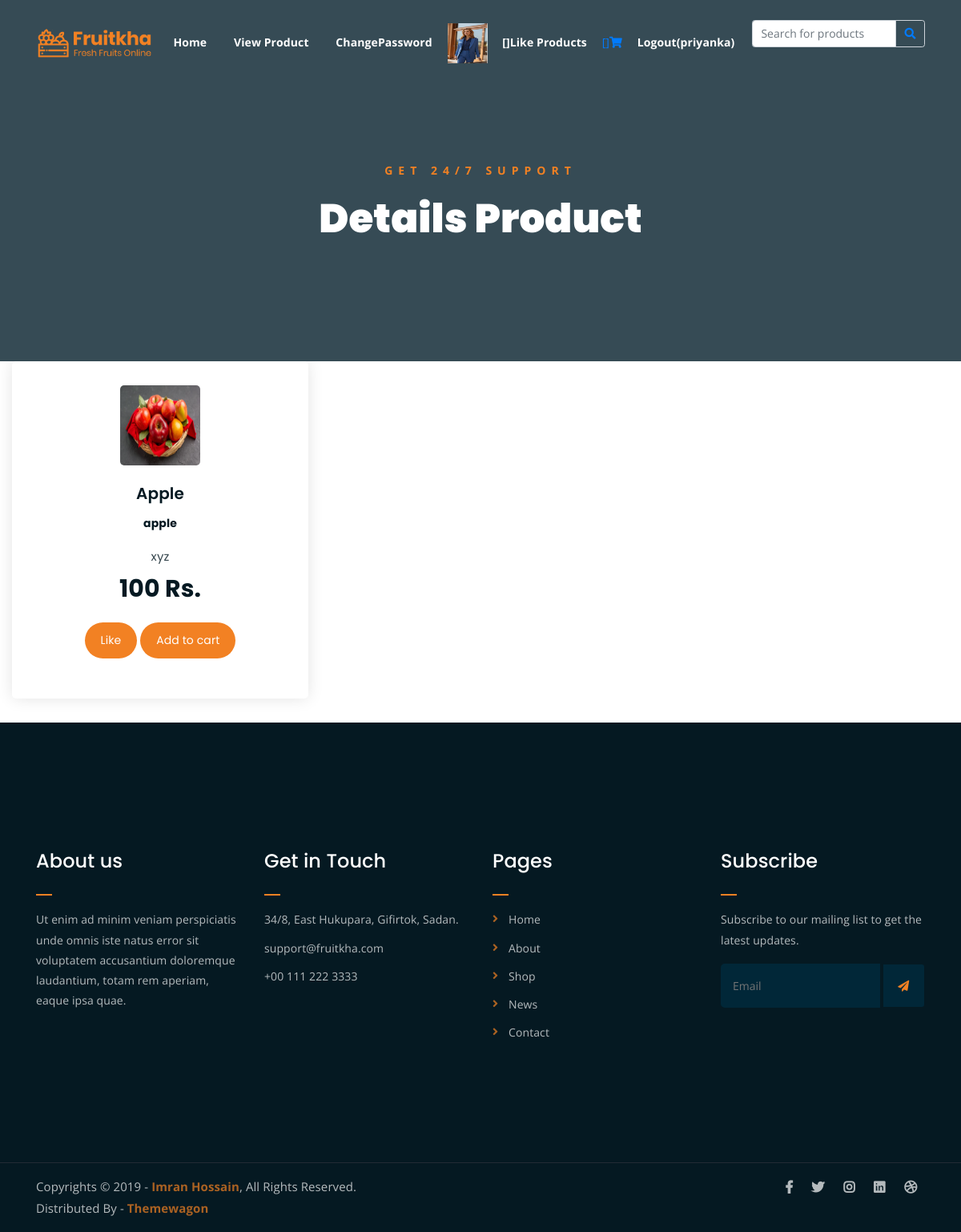
Screenshot of /details/3/ (signed in) with the database file from the repository.
### myapp/models.py (models this page shows, shortened)
class User(models.Model):
    usertype=models.CharField(max_length=20,default="buyer")
    email=models.EmailField()
    name=models.CharField(max_length=20)
    mobile=models.PositiveIntegerField()
    password=models.CharField(max_length=20)
    profile=models.ImageField(default="",upload_to="picture/")

class Addproduct(models.Model):
    category=(
        ("apple","apple"),
        ("banana","banana"),
        ("kiwi","kiwi"),
        ("cherry","cherry"),
        ("mango","mango"),
        ("grapes","grapes"),
    )
    pcategory=models.CharField(max_length=20,choices=category,null=True)
    seller=models.ForeignKey(User,on_delete=models.CASCADE)
    pname=models.CharField(max_length=100)
    pbrand=models.CharField(max_length=100)
    pdesc=models.CharField(max_length=200)
    pprice=models.PositiveIntegerField()
    pimg=models.ImageField(default="",upload_to="addpicture/")

### myapp/views.py (the view)
# urls.py: path('details/<int:pk>/',views.details,name='details'),
def details(request,pk):
    try:
        w = False
        w1 = False
        user=User.objects.get(email=request.session['email'])
        product=Addproduct.objects.get(pk=pk)
        try :
            Like.objects.get(user=user,product=product)
            w =True
        except:
            pass
        try :
            Cart.objects.get(user=user,product=product)
            w1 =True
        except:
            pass
        return render(request,'details.html',{'product':product,'w':w,'w1':w1})
    except:
        product=Addproduct.objects.get(pk=pk)
        return render(request,"details.html",{'product':product})

### myapp/templates/details.html (shortened to what this page needs)
{% extends 'header.html' %}
{% load static %}
{% block content %}
	<div class="breadcrumb-section breadcrumb-bg">
		<div class="container">
			<div class="row">
				<div class="col-lg-8 offset-lg-2 text-center">
					<div class="breadcrumb-text">
						<p>Get 24/7 Support</p>
						<h1>Details Product</h1>
					</div>
				</div>
			</div>
		</div>
	</div>
	<div class="col-lg-4 col-md-6 text-center strawberry" >
        <div class="single-product-item" >
            <div class="product-image">
                <a href=""><img src="{{product.pimg.url}}" style="height:100px; width:100px;" alt=""></a>
            </div>
            <h3>{{product.pname}}</h3>
			<h6>{{product.pcategory}}</h6>
            <p class="product-price"><span>{{product.pbrand}}</span> {{product.pprice}} Rs. </p>
			{% if w == True %}
			<a href="{% url 'dlike' pk=i.product.pk %}" class="cart-btn"></i>Remove Like </a>
            {% else %}
            <a href="{% url 'addlike' pk=product.pk %}" class="cart-btn"></i> Like </a>
            {% endif %}
            <a href="{% url 'add_to_cart' product.pk %}" class="cart-btn"></i> Add to cart </a>
        </div>
    </div>
{% endblock %}

### myapp/templates/header.html (shortened to what this page needs)
{% load static %}
<!DOCTYPE html>
<html lang="en">
<head>
	<link rel="stylesheet" href="{% static 'assets/css/all.min.css' %}">
	<link rel="stylesheet" href="{% static 'assets/bootstrap/css/bootstrap.min.css' %}">
	<link rel="stylesheet" href="{% static 'assets/css/owl.carousel.css' %}">
	<link rel="stylesheet" href="{% static 'assets/css/magnific-popup.css' %}">
	<link rel="stylesheet" href="{% static 'assets/css/animate.css' %}">
	<link rel="stylesheet" href="{% static 'assets/css/meanmenu.min.css' %}">
	<link rel="stylesheet" href="{% static 'assets/css/main.css' %}">
	<link rel="stylesheet" href="{% static 'assets/css/responsive.css' %}">
</head>
<body>
	<div class="top-header-area" id="sticker">
		<div class="container">
			<div class="row">
				<div class="col-lg-12 col-sm-12 text-center">
					<div class="main-menu-wrap">
						<div class="site-logo">
							<a href="index.html">
								<img src="{% static 'assets/img/logo.png' %}" alt="">
							</a>
						</div>
						<nav class="main-menu">
							<ul>
								<li><a href="{% url 'indexx' %}">Home</a></li>
								<li><a href="{% url 'showp' cat='all' %}">View Product</a>
								</li>
                                {% if request.session.email %}
                                <li><a href="{% url 'changepass' %}">ChangePassword</a></li>
								<a href="{% url 'profile' %}"><img src="{{request.session.profile}}" style="width:50px;height:50px;"></a>
								<li><a href="{% url 'like' %}">[{{request.session.like}}]Like Products</a></li>
								<a href="{% url 'cart' %}">[{{request.session.cart}}]<i class="fas fa-shopping-cart"></i></a>
								<li><a href="{% url 'logout' %}">Logout({{request.session.name}})</a></li>
                                {% else %}
                                <li><a href="{% url 'signup' %}">Signup</a></li>
                                <li><a href="{% url 'login' %}">Login</a></li>
                                {% endif %}
								<li>
									<form action="{% url 'searchproduct' %}" method="get">
										<div class="input-group">
											<input type="text" class="form-control" name="q" placeholder="Search for products">
											<div class="input-group-append">
												<span class="input-group-text bg-transparent text-primary">
													<i class="fa fa-search"></i>
												</span>
											</div>
										</div>
									</form>
								</li>
							</ul>
						</nav>
					</div>
				</div>
			</div>
		</div>
	</div>
{% block content %}
{% endblock %}
	<div class="footer-area">
		<div class="container">
			<div class="row">
				<div class="col-lg-3 col-md-6">
					<div class="footer-box about-widget">
						<h2 class="widget-title">About us</h2>
						<p>Ut enim ad minim veniam perspiciatis unde omnis iste natus error sit voluptatem accusantium doloremque laudantium, totam rem aperiam, eaque ipsa quae.</p>
					</div>
				</div>
				<div class="col-lg-3 col-md-6">
					<div class="footer-box get-in-touch">
						<h2 class="widget-title">Get in Touch</h2>
						<ul>
							<li>34/8, East Hukupara, Gifirtok, Sadan.</li>
							<li>support@fruitkha.com</li>
							<li>+00 111 222 3333</li>
						</ul>
					</div>
				</div>
				<div class="col-lg-3 col-md-6">
					<div class="footer-box pages">
						<h2 class="widget-title">Pages</h2>
						<ul>
							<li><a href="index.html">Home</a></li>
							<li><a href="about.html">About</a></li>
							<li><a href="services.html">Shop</a></li>
							<li><a href="news.html">News</a></li>
							<li><a href="contact.html">Contact</a></li>
						</ul>
					</div>
				</div>
				<div class="col-lg-3 col-md-6">
					<div class="footer-box subscribe">
						<h2 class="widget-title">Subscribe</h2>
						<p>Subscribe to our mailing list to get the latest updates.</p>
						<form action="index.html">
							<input type="email" placeholder="Email">
							<button type="submit"><i class="fas fa-paper-plane"></i></button>
						</form>
					</div>
				</div>
			</div>
		</div>
	</div>
	<div class="copyright">
		<div class="container">
			<div class="row">
				<div class="col-lg-6 col-md-12">
					<p>Copyrights &copy; 2019 - <a href="https://imransdesign.com/">Imran Hossain</a>,  All Rights Reserved.<br>
						Distributed By - <a href="https://themewagon.com/">Themewagon</a>
					</p>
				</div>
				<div class="col-lg-6 text-right col-md-12">
					<div class="social-icons">
						<ul>
							<li><a href="#" target="_blank"><i class="fab fa-facebook-f"></i></a></li>
							<li><a href="#" target="_blank"><i class="fab fa-twitter"></i></a></li>
							<li><a href="#" target="_blank"><i class="fab fa-instagram"></i></a></li>
							<li><a href="#" target="_blank"><i class="fab fa-linkedin"></i></a></li>
							<li><a href="#" target="_blank"><i class="fab fa-dribbble"></i></a></li>
						</ul>
					</div>
				</div>
			</div>
		</div>
	</div>
</body>
</html>

### rows the page displays
User: session.name "priyanka"
Addproduct: pimg (picture), pname "Apple", pcategory "apple", pbrand "xyz", pprice "100"
